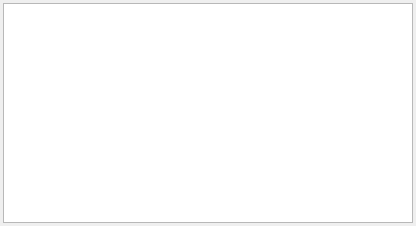
<?xml version="1.0" encoding="UTF-8"?>
<ui version="4.0">
 <class>ComponentInfoManagerWidget</class>
 <widget class="QWidget" name="ComponentInfoManagerWidget">
  <property name="geometry">
   <rect>
    <x>0</x>
    <y>0</y>
    <width>416</width>
    <height>226</height>
   </rect>
  </property>
  <property name="sizePolicy">
   <sizepolicy hsizetype="Expanding" vsizetype="Expanding">
    <horstretch>0</horstretch>
    <verstretch>0</verstretch>
   </sizepolicy>
  </property>
  <property name="windowTitle">
   <string>Form</string>
  </property>
  <layout class="QVBoxLayout" name="verticalLayout">
   <property name="leftMargin">
    <number>3</number>
   </property>
   <property name="topMargin">
    <number>3</number>
   </property>
   <property name="rightMargin">
    <number>3</number>
   </property>
   <property name="bottomMargin">
    <number>3</number>
   </property>
   <item>
    <widget class="tesseract::gui::TreeView" name="tree_view"/>
   </item>
  </layout>
  <action name="actionCreate">
   <property name="text">
    <string>Create</string>
   </property>
  </action>
  <action name="actionCreate_Child">
   <property name="text">
    <string>Create Child</string>
   </property>
  </action>
  <action name="actionRemove">
   <property name="text">
    <string>Remove</string>
   </property>
  </action>
 </widget>
 <customwidgets>
  <customwidget>
   <class>tesseract::gui::TreeView</class>
   <extends>QTreeView</extends>
   <header>tesseract_qt/common/widgets/tree_view.h</header>
  </customwidget>
 </customwidgets>
 <resources/>
 <connections/>
</ui>
